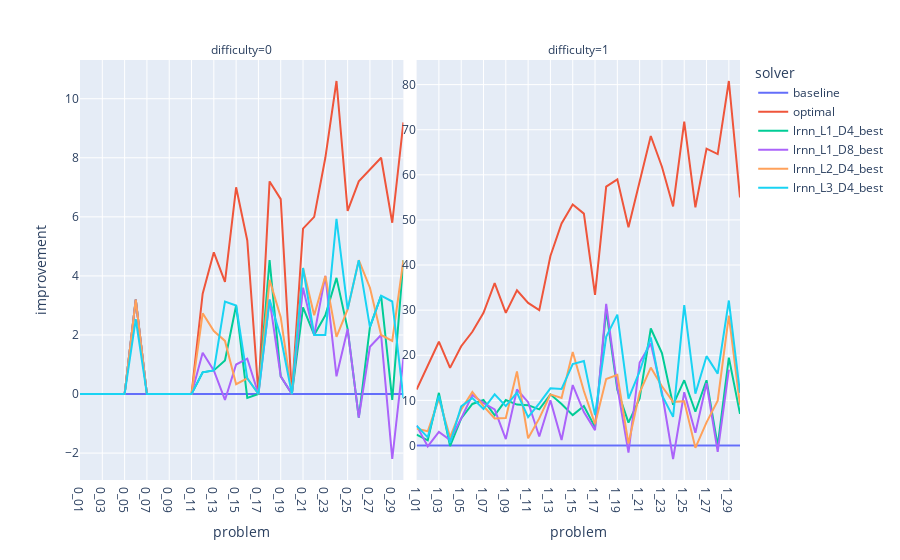
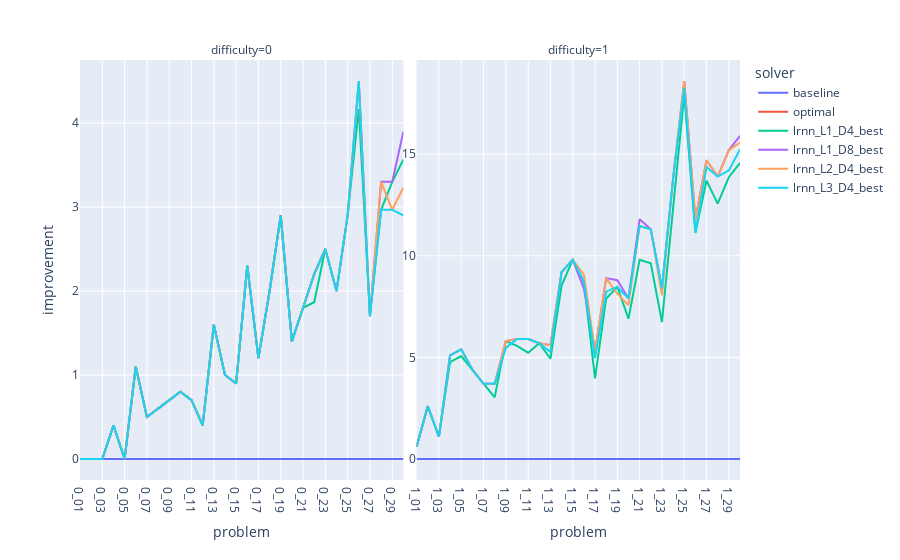

Write notebook code for charts like these, in order.
### Markdown cell above
# Absolute difference plots

### Code cell
include_sample = 0
dimensions = [4, 8, 16, 32, 64]

plot_difference(absolute=True, include_sample=include_sample, dimensions=dimensions)

### Figure 1 — Plotly figure (JSON) as saved in the notebook; plotly's stock layout.template omitted (floating-point values rounded to 4 significant figures)
{"data": [{"hovertemplate": "solver=baseline<br>difficulty=0<br>problem=%{x}<br>improvement=%{y}<extra></extra>", "legendgroup": "baseline", "line": {"color": "#636efa", "dash": "solid"}, "marker": {"symbol": "circle"}, "mode": "lines", "name": "baseline", "orientation": "v", "showlegend": true, "type": "scatter", "x": ["0_01", "0_02", "0_03", "0_04", "0_05", "0_06", "0_07", "0_08", "0_09", "0_10", "0_11", "0_12", "0_13", "0_14", "0_15", "0_16", "0_17", "0_18", "0_19", "0_20", "0_21", "0_22", "0_23", "0_24", "0_25", "0_26", "0_27", "0_28", "0_29", "0_30"], "xaxis": "x", "y": [0, 0, 0, 0, 0, 0, 0, 0, 0, 0, 0, 0, 0, 0, 0, 0, 0, 0, 0, 0, 0, 0, 0, 0, 0, 0, 0, 0, 0, 0], "yaxis": "y"}, {"hovertemplate": "solver=baseline<br>difficulty=1<br>problem=%{x}<br>improvement=%{y}<extra></extra>", "legendgroup": "baseline", "line": {"color": "#636efa", "dash": "solid"}, "marker": {"symbol": "circle"}, "mode": "lines", "name": "baseline", "orientation": "v", "showlegend": false, "type": "scatter", "x": ["1_01", "1_02", "1_03", "1_04", "1_05", "1_06", "1_07", "1_08", "1_09", "1_10", "1_11", "1_12", "1_13", "1_14", "1_15", "1_16", "1_17", "1_18", "1_19", "1_20", "1_21", "1_22", "1_23", "1_24", "1_25", "1_26", "1_27", "1_28", "1_29", "1_30"], "xaxis": "x2", "y": [0, 0, 0, 0, 0, 0, 0, 0, 0, 0, 0, 0, 0, 0, 0, 0, 0, 0, 0, 0, 0, 0, 0, 0, 0, 0, 0, 0, 0, 0], "yaxis": "y2"}, {"hovertemplate": "solver=optimal<br>difficulty=0<br>problem=%{x}<br>improvement=%{y}<extra></extra>", "legendgroup": "optimal", "line": {"color": "#EF553B", "dash": "solid"}, "marker": {"symbol": "circle"}, "mode": "lines", "name": "optimal", "orientation": "v", "showlegend": true, "type": "scatter", "x": ["0_01", "0_02", "0_03", "0_04", "0_05", "0_06", "0_07", "0_08", "0_09", "0_10", "0_11", "0_12", "0_13", "0_14", "0_15", "0_16", "0_17", "0_18", "0_19", "0_20", "0_21", "0_22", "0_23", "0_24", "0_25", "0_26", "0_27", "0_28", "0_29", "0_30"], "xaxis": "x", "y": [0, 0, 0, 0, 0, 3.2, 0, 0, 0, 0, 0, 3.4, 4.8, 3.8, 7, 5.2, 0, 7.2, 6.6, 0, 5.6, 6, 8, 10.6, 6.2, 7.2, 7.6, 8, 5.8, 9.2], "yaxis": "y"}, {"hovertemplate": "solver=optimal<br>difficulty=1<br>problem=%{x}<br>improvement=%{y}<extra></extra>", "legendgroup": "optimal", "line": {"color": "#EF553B", "dash": "solid"}, "marker": {"symbol": "circle"}, "mode": "lines", "name": "optimal", "orientation": "v", "showlegend": false, "type": "scatter", "x": ["1_01", "1_02", "1_03", "1_04", "1_05", "1_06", "1_07", "1_08", "1_09", "1_10", "1_11", "1_12", "1_13", "1_14", "1_15", "1_16", "1_17", "1_18", "1_19", "1_20", "1_21", "1_22", "1_23", "1_24", "1_25", "1_26", "1_27", "1_28", "1_29", "1_30"], "xaxis": "x2", "y": [12.4, 17.8, 23, 17.2, 22, 25.2, 29.4, 36, 29.4, 34.4, 31.6, 30, 42, 49.2, 53.4, 51.4, 33.4, 57.4, 59, 48.4, 58.4, 68.6, 61.8, 53, 71.8, 52.8, 65.8, 64.6, 80.8, 55], "yaxis": "y2"}, {"hovertemplate": "solver=lrnn_L1_D4_best<br>difficulty=0<br>problem=%{x}<br>improvement=%{y}<extra></extra>", "legendgroup": "lrnn_L1_D4_best", "line": {"color": "#00cc96", "dash": "solid"}, "marker": {"symbol": "circle"}, "mode": "lines", "name": "lrnn_L1_D4_best", "orientation": "v", "showlegend": true, "type": "scatter", "x": ["0_01", "0_02", "0_03", "0_04", "0_05", "0_06", "0_07", "0_08", "0_09", "0_10", "0_11", "0_12", "0_13", "0_14", "0_15", "0_16", "0_17", "0_18", "0_19", "0_20", "0_21", "0_22", "0_23", "0_24", "0_25", "0_26", "0_27", "0_28", "0_29", "0_30"], "xaxis": "x", "y": [0, 0, 0, 0, 0, 3.2, 0, 0, 0, 0, 0, 0.7333, 0.8, 1.133, 3, -0.1333, 0, 4.533, 0.6, 0, 2.933, 2, 2.667, 3.933, 2.2, -0.8, 2.267, 3.333, -0.2, 4.533], "yaxis": "y"}, {"hovertemplate": "solver=lrnn_L1_D4_best<br>difficulty=1<br>problem=%{x}<br>improvement=%{y}<extra></extra>", "legendgroup": "lrnn_L1_D4_best", "line": {"color": "#00cc96", "dash": "solid"}, "marker": {"symbol": "circle"}, "mode": "lines", "name": "lrnn_L1_D4_best", "orientation": "v", "showlegend": false, "type": "scatter", "x": ["1_01", "1_02", "1_03", "1_04", "1_05", "1_06", "1_07", "1_08", "1_09", "1_10", "1_11", "1_12", "1_13", "1_14", "1_15", "1_16", "1_17", "1_18", "1_19", "1_20", "1_21", "1_22", "1_23", "1_24", "1_25", "1_26", "1_27", "1_28", "1_29", "1_30"], "xaxis": "x2", "y": [2.4, 1.133, 11.67, -0.1333, 6, 9.2, 10.07, 6.667, 10.07, 9.067, 8.933, 8, 11.33, 9.2, 6.733, 8.733, 4.067, 30.07, 12.33, 5.067, 10.4, 25.93, 20.47, 9, 14.47, 7.467, 14.47, -0.06667, 19.47, 7], "yaxis": "y2"}, {"hovertemplate": "solver=lrnn_L1_D8_best<br>difficulty=0<br>problem=%{x}<br>improvement=%{y}<extra></extra>", "legendgroup": "lrnn_L1_D8_best", "line": {"color": "#ab63fa", "dash": "solid"}, "marker": {"symbol": "circle"}, "mode": "lines", "name": "lrnn_L1_D8_best", "orientation": "v", "showlegend": true, "type": "scatter", "x": ["0_01", "0_02", "0_03", "0_04", "0_05", "0_06", "0_07", "0_08", "0_09", "0_10", "0_11", "0_12", "0_13", "0_14", "0_15", "0_16", "0_17", "0_18", "0_19", "0_20", "0_21", "0_22", "0_23", "0_24", "0_25", "0_26", "0_27", "0_28", "0_29", "0_30"], "xaxis": "x", "y": [0, 0, 0, 0, 0, 3.2, 0, 0, 0, 0, 0, 1.4, 0.8, -0.2, 1, 1.2, 0, 3.2, 0.6, 0, 3.6, 2, 4, 0.6, 2.2, -0.8, 1.6, 2, -2.2, 1.2], "yaxis": "y"}, {"hovertemplate": "solver=lrnn_L1_D8_best<br>difficulty=1<br>problem=%{x}<br>improvement=%{y}<extra></extra>", "legendgroup": "lrnn_L1_D8_best", "line": {"color": "#ab63fa", "dash": "solid"}, "marker": {"symbol": "circle"}, "mode": "lines", "name": "lrnn_L1_D8_best", "orientation": "v", "showlegend": false, "type": "scatter", "x": ["1_01", "1_02", "1_03", "1_04", "1_05", "1_06", "1_07", "1_08", "1_09", "1_10", "1_11", "1_12", "1_13", "1_14", "1_15", "1_16", "1_17", "1_18", "1_19", "1_20", "1_21", "1_22", "1_23", "1_24", "1_25", "1_26", "1_27", "1_28", "1_29", "1_30"], "xaxis": "x2", "y": [4.4, -0.2, 3, 1.2, 6, 11.2, 9.4, 8, 1.4, 12.4, 9.6, 2, 10, 1.2, 13.4, 7.4, 3.4, 31.4, 13, -1.6, 18.4, 22.6, 11.8, -3, 11.8, 2.8, 13.8, -1.4, 16.8, null], "yaxis": "y2"}, {"hovertemplate": "solver=lrnn_L2_D4_best<br>difficulty=0<br>problem=%{x}<br>improvement=%{y}<extra></extra>", "legendgroup": "lrnn_L2_D4_best", "line": {"color": "#FFA15A", "dash": "solid"}, "marker": {"symbol": "circle"}, "mode": "lines", "name": "lrnn_L2_D4_best", "orientation": "v", "showlegend": true, "type": "scatter", "x": ["0_01", "0_02", "0_03", "0_04", "0_05", "0_06", "0_07", "0_08", "0_09", "0_10", "0_11", "0_12", "0_13", "0_14", "0_15", "0_16", "0_17", "0_18", "0_19", "0_20", "0_21", "0_22", "0_23", "0_24", "0_25", "0_26", "0_27", "0_28", "0_29", "0_30"], "xaxis": "x", "y": [0, 0, 0, 0, 0, 3.2, 0, 0, 0, 0, 0, 2.733, 2.133, 1.8, 0.3333, 0.5333, 0, 3.867, 2.6, 0, 4.267, 2.667, 4, 1.933, 2.867, 4.533, 3.6, 2, 1.8, 4.533], "yaxis": "y"}, {"hovertemplate": "solver=lrnn_L2_D4_best<br>difficulty=1<br>problem=%{x}<br>improvement=%{y}<extra></extra>", "legendgroup": "lrnn_L2_D4_best", "line": {"color": "#FFA15A", "dash": "solid"}, "marker": {"symbol": "circle"}, "mode": "lines", "name": "lrnn_L2_D4_best", "orientation": "v", "showlegend": false, "type": "scatter", "x": ["1_01", "1_02", "1_03", "1_04", "1_05", "1_06", "1_07", "1_08", "1_09", "1_10", "1_11", "1_12", "1_13", "1_14", "1_15", "1_16", "1_17", "1_18", "1_19", "1_20", "1_21", "1_22", "1_23", "1_24", "1_25", "1_26", "1_27", "1_28", "1_29", "1_30"], "xaxis": "x2", "y": [3.733, 3.133, 10.33, 1.867, 8, 11.87, 8.733, 6, 6.067, 16.4, 1.6, 6, 11.33, 10.53, 20.73, 12.07, 4.733, 14.73, 15.67, 0.4, 11.73, 17.27, 13.13, 9.667, 9.8, -0.5333, 5.133, 9.933, 28.8, 9], "yaxis": "y2"}, {"hovertemplate": "solver=lrnn_L3_D4_best<br>difficulty=0<br>problem=%{x}<br>improvement=%{y}<extra></extra>", "legendgroup": "lrnn_L3_D4_best", "line": {"color": "#19d3f3", "dash": "solid"}, "marker": {"symbol": "circle"}, "mode": "lines", "name": "lrnn_L3_D4_best", "orientation": "v", "showlegend": true, "type": "scatter", "x": ["0_01", "0_02", "0_03", "0_04", "0_05", "0_06", "0_07", "0_08", "0_09", "0_10", "0_11", "0_12", "0_13", "0_14", "0_15", "0_16", "0_17", "0_18", "0_19", "0_20", "0_21", "0_22", "0_23", "0_24", "0_25", "0_26", "0_27", "0_28", "0_29", "0_30"], "xaxis": "x", "y": [0, 0, 0, 0, 0, 2.533, 0, 0, 0, 0, 0, 0.7333, 0.8, 3.133, 3, 0.5333, 0, 3.2, 1.933, 0, 4.267, 2, 2, 5.933, 2.867, 4.533, 2.267, 3.333, 3.133, -0.1333], "yaxis": "y"}, {"hovertemplate": "solver=lrnn_L3_D4_best<br>difficulty=1<br>problem=%{x}<br>improvement=%{y}<extra></extra>", "legendgroup": "lrnn_L3_D4_best", "line": {"color": "#19d3f3", "dash": "solid"}, "marker": {"symbol": "circle"}, "mode": "lines", "name": "lrnn_L3_D4_best", "orientation": "v", "showlegend": false, "type": "scatter", "x": ["1_01", "1_02", "1_03", "1_04", "1_05", "1_06", "1_07", "1_08", "1_09", "1_10", "1_11", "1_12", "1_13", "1_14", "1_15", "1_16", "1_17", "1_18", "1_19", "1_20", "1_21", "1_22", "1_23", "1_24", "1_25", "1_26", "1_27", "1_28", "1_29", "1_30"], "xaxis": "x2", "y": [4.4, 1.8, 11, 0.5333, 8.667, 10.53, 8.067, 11.33, 8.733, 11.73, 6.267, 9.333, 12.67, 12.53, 18.07, 18.73, 6.733, 24.07, 29, 10.4, 16.4, 23.93, 11.13, 6.333, 31.13, 11.47, 19.8, 15.93, 32.13, 11.67], "yaxis": "y2"}], "layout": {"annotations": [{"font": {}, "showarrow": false, "text": "difficulty=0", "x": 0.245, "xanchor": "center", "xref": "paper", "y": 1, "yanchor": "bottom", "yref": "paper"}, {"font": {}, "showarrow": false, "text": "difficulty=1", "x": 0.755, "xanchor": "center", "xref": "paper", "y": 1, "yanchor": "bottom", "yref": "paper"}], "legend": {"title": {"text": "solver"}, "tracegroupgap": 0}, "margin": {"t": 60}, "xaxis": {"anchor": "y", "categoryorder": "array", "domain": [0, 0.49], "showticklabels": true, "title": {"text": "problem"}}, "xaxis2": {"anchor": "y2", "categoryorder": "array", "domain": [0.51, 1], "showticklabels": true, "title": {"text": "problem"}}, "yaxis": {"anchor": "x", "domain": [0, 1], "showticklabels": true, "title": {"text": "improvement"}}, "yaxis2": {"anchor": "x2", "domain": [0, 1], "showticklabels": true}}}

### Figure 2 — Plotly figure (JSON) as saved in the notebook; plotly's stock layout.template omitted (floating-point values rounded to 4 significant figures)
{"data": [{"hovertemplate": "solver=baseline<br>difficulty=0<br>problem=%{x}<br>improvement=%{y}<extra></extra>", "legendgroup": "baseline", "line": {"color": "#636efa", "dash": "solid"}, "marker": {"symbol": "circle"}, "mode": "lines", "name": "baseline", "orientation": "v", "showlegend": true, "type": "scatter", "x": ["0_01", "0_02", "0_03", "0_04", "0_05", "0_06", "0_07", "0_08", "0_09", "0_10", "0_11", "0_12", "0_13", "0_14", "0_15", "0_16", "0_17", "0_18", "0_19", "0_20", "0_21", "0_22", "0_23", "0_24", "0_25", "0_26", "0_27", "0_28", "0_29", "0_30"], "xaxis": "x", "y": [0, 0, 0, 0, 0, 0, 0, 0, 0, 0, 0, 0, 0, 0, 0, 0, 0, 0, 0, 0, 0, 0, 0, 0, 0, 0, 0, 0, 0, 0], "yaxis": "y"}, {"hovertemplate": "solver=baseline<br>difficulty=1<br>problem=%{x}<br>improvement=%{y}<extra></extra>", "legendgroup": "baseline", "line": {"color": "#636efa", "dash": "solid"}, "marker": {"symbol": "circle"}, "mode": "lines", "name": "baseline", "orientation": "v", "showlegend": false, "type": "scatter", "x": ["1_01", "1_02", "1_03", "1_04", "1_05", "1_06", "1_07", "1_08", "1_09", "1_10", "1_11", "1_12", "1_13", "1_14", "1_15", "1_16", "1_17", "1_18", "1_19", "1_20", "1_21", "1_22", "1_23", "1_24", "1_25", "1_26", "1_27", "1_28", "1_29", "1_30"], "xaxis": "x2", "y": [0, 0, 0, 0, 0, 0, 0, 0, 0, 0, 0, 0, 0, 0, 0, 0, 0, 0, 0, 0, 0, 0, 0, 0, 0, 0, 0, 0, 0, 0], "yaxis": "y2"}, {"hovertemplate": "solver=optimal<br>difficulty=0<br>problem=%{x}<br>improvement=%{y}<extra></extra>", "legendgroup": "optimal", "line": {"color": "#EF553B", "dash": "solid"}, "marker": {"symbol": "circle"}, "mode": "lines", "name": "optimal", "orientation": "v", "showlegend": true, "type": "scatter", "x": ["0_01", "0_02", "0_03", "0_04", "0_05", "0_06", "0_07", "0_08", "0_09", "0_10", "0_11", "0_12", "0_13", "0_14", "0_15", "0_16", "0_17", "0_18", "0_19", "0_20", "0_21", "0_22", "0_23", "0_24", "0_25", "0_26", "0_27", "0_28", "0_29", "0_30"], "xaxis": "x", "y": [0, 0, 0, 0.4, 0, 1.1, 0.5, 0.6, 0.7, 0.8, 0.7, 0.4, 1.6, 1, 0.9, 2.3, 1.2, 2, 2.9, 1.4, 1.8, 2.2, 2.5, null, null, null, null, null, null, null], "yaxis": "y"}, {"hovertemplate": "solver=optimal<br>difficulty=1<br>problem=%{x}<br>improvement=%{y}<extra></extra>", "legendgroup": "optimal", "line": {"color": "#EF553B", "dash": "solid"}, "marker": {"symbol": "circle"}, "mode": "lines", "name": "optimal", "orientation": "v", "showlegend": false, "type": "scatter", "x": ["1_01", "1_02", "1_03", "1_04", "1_05", "1_06", "1_07", "1_08", "1_09", "1_10", "1_11", "1_12", "1_13", "1_14", "1_15", "1_16", "1_17", "1_18", "1_19", "1_20", "1_21", "1_22", "1_23", "1_24", "1_25", "1_26", "1_27", "1_28", "1_29", "1_30"], "xaxis": "x2", "y": [0.6, 2.6, null, null, null, null, null, null, null, null, null, null, null, null, null, null, null, null, null, null, null, null, null, null, null, null, null, null, null, null], "yaxis": "y2"}, {"hovertemplate": "solver=lrnn_L1_D4_best<br>difficulty=0<br>problem=%{x}<br>improvement=%{y}<extra></extra>", "legendgroup": "lrnn_L1_D4_best", "line": {"color": "#00cc96", "dash": "solid"}, "marker": {"symbol": "circle"}, "mode": "lines", "name": "lrnn_L1_D4_best", "orientation": "v", "showlegend": true, "type": "scatter", "x": ["0_01", "0_02", "0_03", "0_04", "0_05", "0_06", "0_07", "0_08", "0_09", "0_10", "0_11", "0_12", "0_13", "0_14", "0_15", "0_16", "0_17", "0_18", "0_19", "0_20", "0_21", "0_22", "0_23", "0_24", "0_25", "0_26", "0_27", "0_28", "0_29", "0_30"], "xaxis": "x", "y": [0, 0, 0, 0.4, 0, 1.1, 0.5, 0.6, 0.7, 0.8, 0.7, 0.4, 1.6, 1, 0.9, 2.3, 1.2, 2, 2.9, 1.4, 1.8, 1.867, 2.5, 2, 2.9, 4.167, 1.7, 2.967, 3.3, 3.567], "yaxis": "y"}, {"hovertemplate": "solver=lrnn_L1_D4_best<br>difficulty=1<br>problem=%{x}<br>improvement=%{y}<extra></extra>", "legendgroup": "lrnn_L1_D4_best", "line": {"color": "#00cc96", "dash": "solid"}, "marker": {"symbol": "circle"}, "mode": "lines", "name": "lrnn_L1_D4_best", "orientation": "v", "showlegend": false, "type": "scatter", "x": ["1_01", "1_02", "1_03", "1_04", "1_05", "1_06", "1_07", "1_08", "1_09", "1_10", "1_11", "1_12", "1_13", "1_14", "1_15", "1_16", "1_17", "1_18", "1_19", "1_20", "1_21", "1_22", "1_23", "1_24", "1_25", "1_26", "1_27", "1_28", "1_29", "1_30"], "xaxis": "x2", "y": [0.6, 2.6, 1.1, 4.767, 5.067, 4.4, 3.7, 3.033, 5.8, 5.567, 5.233, 5.7, 4.933, 8.533, 9.8, 8.733, 3.967, 7.9, 8.467, 6.9, 9.8, 9.633, 6.733, 12.47, 17.93, 11.13, 13.7, 12.57, 13.87, 14.57], "yaxis": "y2"}, {"hovertemplate": "solver=lrnn_L1_D8_best<br>difficulty=0<br>problem=%{x}<br>improvement=%{y}<extra></extra>", "legendgroup": "lrnn_L1_D8_best", "line": {"color": "#ab63fa", "dash": "solid"}, "marker": {"symbol": "circle"}, "mode": "lines", "name": "lrnn_L1_D8_best", "orientation": "v", "showlegend": true, "type": "scatter", "x": ["0_01", "0_02", "0_03", "0_04", "0_05", "0_06", "0_07", "0_08", "0_09", "0_10", "0_11", "0_12", "0_13", "0_14", "0_15", "0_16", "0_17", "0_18", "0_19", "0_20", "0_21", "0_22", "0_23", "0_24", "0_25", "0_26", "0_27", "0_28", "0_29", "0_30"], "xaxis": "x", "y": [0, 0, 0, 0.4, 0, 1.1, 0.5, 0.6, 0.7, 0.8, 0.7, 0.4, 1.6, 1, 0.9, 2.3, 1.2, 2, 2.9, 1.4, 1.8, 2.2, 2.5, 2, 2.9, 4.5, 1.7, 3.3, 3.3, 3.9], "yaxis": "y"}, {"hovertemplate": "solver=lrnn_L1_D8_best<br>difficulty=1<br>problem=%{x}<br>improvement=%{y}<extra></extra>", "legendgroup": "lrnn_L1_D8_best", "line": {"color": "#ab63fa", "dash": "solid"}, "marker": {"symbol": "circle"}, "mode": "lines", "name": "lrnn_L1_D8_best", "orientation": "v", "showlegend": false, "type": "scatter", "x": ["1_01", "1_02", "1_03", "1_04", "1_05", "1_06", "1_07", "1_08", "1_09", "1_10", "1_11", "1_12", "1_13", "1_14", "1_15", "1_16", "1_17", "1_18", "1_19", "1_20", "1_21", "1_22", "1_23", "1_24", "1_25", "1_26", "1_27", "1_28", "1_29", "1_30"], "xaxis": "x2", "y": [0.6, 2.6, 1.1, 5.1, 5.4, 4.4, 3.7, 3.7, 5.8, 5.9, 5.9, 5.7, 5.6, 9.2, 9.8, 8.4, 5.3, 8.9, 8.8, 7.9, 11.8, 11.3, 8.4, 13.8, 18.6, 11.8, 14.7, 13.9, 15.2, 15.9], "yaxis": "y2"}, {"hovertemplate": "solver=lrnn_L2_D4_best<br>difficulty=0<br>problem=%{x}<br>improvement=%{y}<extra></extra>", "legendgroup": "lrnn_L2_D4_best", "line": {"color": "#FFA15A", "dash": "solid"}, "marker": {"symbol": "circle"}, "mode": "lines", "name": "lrnn_L2_D4_best", "orientation": "v", "showlegend": true, "type": "scatter", "x": ["0_01", "0_02", "0_03", "0_04", "0_05", "0_06", "0_07", "0_08", "0_09", "0_10", "0_11", "0_12", "0_13", "0_14", "0_15", "0_16", "0_17", "0_18", "0_19", "0_20", "0_21", "0_22", "0_23", "0_24", "0_25", "0_26", "0_27", "0_28", "0_29", "0_30"], "xaxis": "x", "y": [0, 0, 0, 0.4, 0, 1.1, 0.5, 0.6, 0.7, 0.8, 0.7, 0.4, 1.6, 1, 0.9, 2.3, 1.2, 2, 2.9, 1.4, 1.8, 2.2, 2.5, 2, 2.9, 4.5, 1.7, 3.3, 2.967, 3.233], "yaxis": "y"}, {"hovertemplate": "solver=lrnn_L2_D4_best<br>difficulty=1<br>problem=%{x}<br>improvement=%{y}<extra></extra>", "legendgroup": "lrnn_L2_D4_best", "line": {"color": "#FFA15A", "dash": "solid"}, "marker": {"symbol": "circle"}, "mode": "lines", "name": "lrnn_L2_D4_best", "orientation": "v", "showlegend": false, "type": "scatter", "x": ["1_01", "1_02", "1_03", "1_04", "1_05", "1_06", "1_07", "1_08", "1_09", "1_10", "1_11", "1_12", "1_13", "1_14", "1_15", "1_16", "1_17", "1_18", "1_19", "1_20", "1_21", "1_22", "1_23", "1_24", "1_25", "1_26", "1_27", "1_28", "1_29", "1_30"], "xaxis": "x2", "y": [0.6, 2.6, 1.1, 5.1, 5.4, 4.4, 3.7, 3.7, 5.8, 5.9, 5.9, 5.7, 5.6, 9.2, 9.8, 9.067, 5.3, 8.9, 8.133, 7.567, 11.47, 11.3, 8.067, 13.8, 18.6, 11.8, 14.7, 13.9, 15.2, 15.57], "yaxis": "y2"}, {"hovertemplate": "solver=lrnn_L3_D4_best<br>difficulty=0<br>problem=%{x}<br>improvement=%{y}<extra></extra>", "legendgroup": "lrnn_L3_D4_best", "line": {"color": "#19d3f3", "dash": "solid"}, "marker": {"symbol": "circle"}, "mode": "lines", "name": "lrnn_L3_D4_best", "orientation": "v", "showlegend": true, "type": "scatter", "x": ["0_01", "0_02", "0_03", "0_04", "0_05", "0_06", "0_07", "0_08", "0_09", "0_10", "0_11", "0_12", "0_13", "0_14", "0_15", "0_16", "0_17", "0_18", "0_19", "0_20", "0_21", "0_22", "0_23", "0_24", "0_25", "0_26", "0_27", "0_28", "0_29", "0_30"], "xaxis": "x", "y": [0, 0, 0, 0.4, 0, 1.1, 0.5, 0.6, 0.7, 0.8, 0.7, 0.4, 1.6, 1, 0.9, 2.3, 1.2, 2, 2.9, 1.4, 1.8, 2.2, 2.5, 2, 2.9, 4.5, 1.7, 2.967, 2.967, 2.9], "yaxis": "y"}, {"hovertemplate": "solver=lrnn_L3_D4_best<br>difficulty=1<br>problem=%{x}<br>improvement=%{y}<extra></extra>", "legendgroup": "lrnn_L3_D4_best", "line": {"color": "#19d3f3", "dash": "solid"}, "marker": {"symbol": "circle"}, "mode": "lines", "name": "lrnn_L3_D4_best", "orientation": "v", "showlegend": false, "type": "scatter", "x": ["1_01", "1_02", "1_03", "1_04", "1_05", "1_06", "1_07", "1_08", "1_09", "1_10", "1_11", "1_12", "1_13", "1_14", "1_15", "1_16", "1_17", "1_18", "1_19", "1_20", "1_21", "1_22", "1_23", "1_24", "1_25", "1_26", "1_27", "1_28", "1_29", "1_30"], "xaxis": "x2", "y": [0.6, 2.6, 1.1, 5.1, 5.4, 4.4, 3.7, 3.7, 5.467, 5.9, 5.9, 5.7, 5.267, 9.2, 9.8, 8.733, 4.967, 8.233, 8.467, 7.9, 11.47, 11.3, 8.4, 13.8, 18.27, 11.13, 14.37, 13.9, 14.2, 15.23], "yaxis": "y2"}], "layout": {"annotations": [{"font": {}, "showarrow": false, "text": "difficulty=0", "x": 0.245, "xanchor": "center", "xref": "paper", "y": 1, "yanchor": "bottom", "yref": "paper"}, {"font": {}, "showarrow": false, "text": "difficulty=1", "x": 0.755, "xanchor": "center", "xref": "paper", "y": 1, "yanchor": "bottom", "yref": "paper"}], "legend": {"title": {"text": "solver"}, "tracegroupgap": 0}, "margin": {"t": 60}, "xaxis": {"anchor": "y", "categoryorder": "array", "domain": [0, 0.49], "showticklabels": true, "title": {"text": "problem"}}, "xaxis2": {"anchor": "y2", "categoryorder": "array", "domain": [0.51, 1], "showticklabels": true, "title": {"text": "problem"}}, "yaxis": {"anchor": "x", "domain": [0, 1], "showticklabels": true, "title": {"text": "improvement"}}, "yaxis2": {"anchor": "x2", "domain": [0, 1], "showticklabels": true}}}
